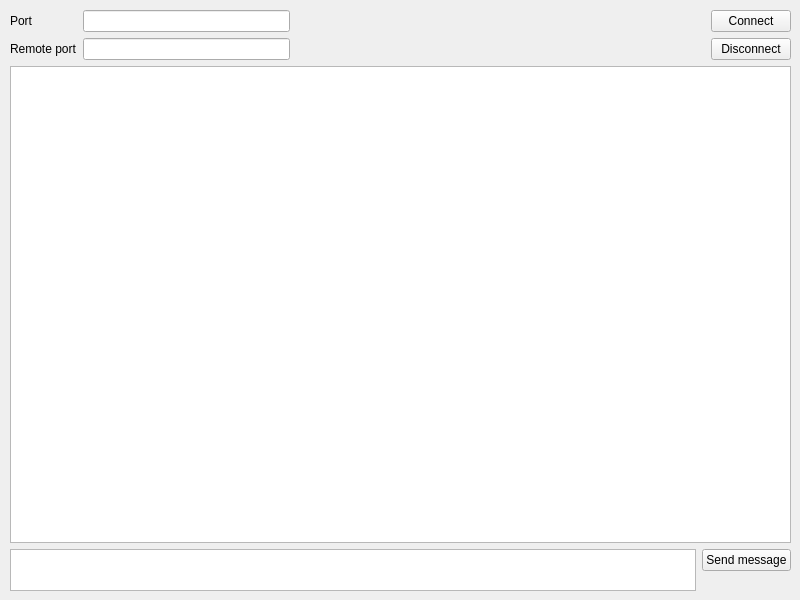
<?xml version="1.0" encoding="UTF-8"?>
<ui version="4.0">
 <class>MainWindow</class>
 <widget class="QMainWindow" name="MainWindow">
  <property name="geometry">
   <rect>
    <x>0</x>
    <y>0</y>
    <width>800</width>
    <height>600</height>
   </rect>
  </property>
  <property name="windowTitle">
   <string>MainWindow</string>
  </property>
  <widget class="QWidget" name="centralwidget">
   <widget class="QWidget" name="verticalLayoutWidget">
    <property name="geometry">
     <rect>
      <x>10</x>
      <y>10</y>
      <width>781</width>
      <height>581</height>
     </rect>
    </property>
    <layout class="QVBoxLayout" name="verticalLayout" stretch="0,0,0">
     <item>
      <layout class="QGridLayout" name="connectionLayout">
       <item row="1" column="1">
        <widget class="QLineEdit" name="remotePortEdit">
         <property name="maxLength">
          <number>8</number>
         </property>
        </widget>
       </item>
       <item row="1" column="5">
        <widget class="QPushButton" name="disconnectButton">
         <property name="text">
          <string>Disconnect</string>
         </property>
        </widget>
       </item>
       <item row="1" column="0">
        <widget class="QLabel" name="remotePortLabel">
         <property name="text">
          <string>Remote port</string>
         </property>
        </widget>
       </item>
       <item row="0" column="4">
        <spacer name="horizontalSpacer">
         <property name="orientation">
          <enum>Qt::Horizontal</enum>
         </property>
         <property name="sizeHint" stdset="0">
          <size>
           <width>40</width>
           <height>20</height>
          </size>
         </property>
        </spacer>
       </item>
       <item row="0" column="1">
        <widget class="QLineEdit" name="localPortEdit">
         <property name="inputMask">
          <string/>
         </property>
         <property name="maxLength">
          <number>8</number>
         </property>
        </widget>
       </item>
       <item row="0" column="0">
        <widget class="QLabel" name="localPortLabel">
         <property name="text">
          <string>Port</string>
         </property>
        </widget>
       </item>
       <item row="1" column="4">
        <spacer name="horizontalSpacer_2">
         <property name="orientation">
          <enum>Qt::Horizontal</enum>
         </property>
         <property name="sizeHint" stdset="0">
          <size>
           <width>40</width>
           <height>20</height>
          </size>
         </property>
        </spacer>
       </item>
       <item row="1" column="2">
        <spacer name="horizontalSpacer_3">
         <property name="orientation">
          <enum>Qt::Horizontal</enum>
         </property>
         <property name="sizeHint" stdset="0">
          <size>
           <width>40</width>
           <height>20</height>
          </size>
         </property>
        </spacer>
       </item>
       <item row="0" column="2">
        <spacer name="horizontalSpacer_4">
         <property name="orientation">
          <enum>Qt::Horizontal</enum>
         </property>
         <property name="sizeHint" stdset="0">
          <size>
           <width>40</width>
           <height>20</height>
          </size>
         </property>
        </spacer>
       </item>
       <item row="0" column="5">
        <widget class="QPushButton" name="connectButton">
         <property name="text">
          <string>Connect</string>
         </property>
        </widget>
       </item>
      </layout>
     </item>
     <item>
      <widget class="QTextBrowser" name="chatTextWidget">
       <property name="acceptDrops">
        <bool>false</bool>
       </property>
       <property name="lineWidth">
        <number>1</number>
       </property>
       <property name="readOnly">
        <bool>true</bool>
       </property>
       <property name="openExternalLinks">
        <bool>true</bool>
       </property>
      </widget>
     </item>
     <item>
      <layout class="QHBoxLayout" name="messageLayout">
       <item>
        <widget class="QPlainTextEdit" name="messageText">
         <property name="sizePolicy">
          <sizepolicy hsizetype="Expanding" vsizetype="Ignored">
           <horstretch>0</horstretch>
           <verstretch>0</verstretch>
          </sizepolicy>
         </property>
         <property name="baseSize">
          <size>
           <width>0</width>
           <height>0</height>
          </size>
         </property>
        </widget>
       </item>
       <item>
        <layout class="QVBoxLayout" name="buttonsLayout">
         <property name="sizeConstraint">
          <enum>QLayout::SetDefaultConstraint</enum>
         </property>
         <item>
          <widget class="QPushButton" name="sendButton">
           <property name="text">
            <string>Send message</string>
           </property>
          </widget>
         </item>
         <item>
          <spacer name="verticalSpacer">
           <property name="orientation">
            <enum>Qt::Vertical</enum>
           </property>
           <property name="sizeType">
            <enum>QSizePolicy::Fixed</enum>
           </property>
           <property name="sizeHint" stdset="0">
            <size>
             <width>20</width>
             <height>20</height>
            </size>
           </property>
          </spacer>
         </item>
        </layout>
       </item>
      </layout>
     </item>
    </layout>
   </widget>
  </widget>
 </widget>
 <resources/>
 <connections/>
</ui>
